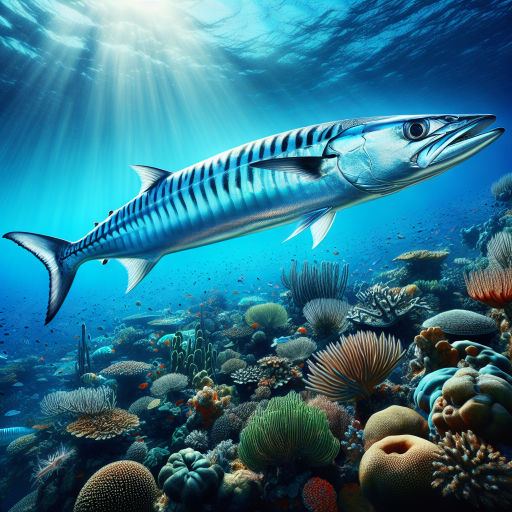
#> input picture data/wpfg/resources/art/units/animals/barracuda/barracuda_portrait.png, 512 x 512 px; its folder holds only this picture in this run
$ python portrait_compose.py ../../../../data/wpfg/resources/art/units/animals/barracuda/barracuda_portrait.png out.png
#> lines starting #> are read from the running program, lines starting #| are printed output that depends on the picture; after the words box and inside, x2 and y2 are one past the last pixel; in counts of white or black regions, pixels touching at a corner belong together
#> in compose, im is the input picture: PIL image 512x512 RGB; mean R, G, B 46.9, 116.8, 138.2
"""Unit portrait (512) and icon (128) in the vanilla look from ONE generated image (owner 2026-10-09: "cheap repeatable
path"; the Korean Seungjang and Seungbyeong portraits).

Input: the unit on flat green (#00FF00, the Gemini route returns JPEG) or on a transparent background, with the area
that should take the player colour (sash, kasaya, emblem) painted flat magenta (#FF00FF).
Output, free and deterministic:
- green keyed out; the magenta area keyed by hue (generators shade it) and made transparent;
- under it, a light grey made from the magenta's own shading: the game MULTIPLIES the player colour into the RGB stored
  under a transparent pixel (pccheck.py), so black there shows a black sash;
- behind the figure the stock backdrop shared by the vanilla unit portraits (per-pixel median of every vanilla 512
  portrait whose corners carry it, smooth fill where figures cover it), cached in the temp folder, never in the repo;
- a halo along the silhouette measured on the vanilla Asian portraits (743 edges: +49 luminance at the outline,
  exponential fall-off 21 px at 512, warm grey).

    python .claude/skills/icon-forge/scripts/portrait_compose.py IN.(jpg|png) OUT_portrait.png [--icon OUT_icon.png]

Known difference to vanilla (owner: "for future"): generated figures carry a crisp light rim line; leave "crisp rim
light" out of the prompt.
"""
import argparse
import io
import os
import sys
import tempfile

import numpy as np
from PIL import Image
from scipy.ndimage import distance_transform_edt, gaussian_filter, label

HERE = os.path.dirname(os.path.abspath(__file__))
sys.path.insert(0, HERE)
sys.path.insert(0, os.path.join(HERE, '..', '..', 'aoe3de-bar-archives', 'scripts'))
from pccheck import region_luma  # noqa: E402

SIZE = 512
LUMA = np.array([0.299, 0.587, 0.114], np.float32)
HALO_PEAK, HALO_TAU, HALO_TINT = 49.0, 21.0, np.array([1.0, 1.0, 0.84], np.float32)
STOCK = ((8, 8, (30, 30, 25)), (10, 256, (33, 33, 29)))          # (x, y, rgb) pixels every stock-backdrop portrait has
CACHE = os.path.join(tempfile.gettempdir(), 'aoe3_portrait_backdrop_v1.png')


def backdrop():
    """512x512 RGB float: the vanilla stock portrait backdrop (built once from the game archives, then cached)."""
    if os.path.isfile(CACHE):
        return np.asarray(Image.open(CACHE).convert('RGB'), np.float32)
    import bartool
    idx = bartool.build_index(bartool.find_game_dir())
    stack = []
    for p, e in idx.items():
        if not (p.startswith('data/wpfg/resources/art/units/') and p.endswith('portrait.png')):
            continue
        try:
            a = np.asarray(Image.open(io.BytesIO(bartool.read_entry(e))).convert('RGB'))
        except Exception:
            continue
        if a.shape[:2] == (SIZE, SIZE) and all(tuple(a[y, x]) == rgb for x, y, rgb in STOCK):
            stack.append(a)
    if len(stack) < 20:
        sys.exit('only %d stock-backdrop portraits found in the archives' % len(stack))
    s = np.stack(stack).astype(np.float32)
    med = np.median(s, 0)
    agree = (np.abs(s - med[None]).max(-1) <= 2).mean(0) > 0.5          # pixels where the portraits agree
    w = agree.astype(np.float32)
    out = med.copy()
    for sig in (8, 16, 32, 64, 128):                                      # fill the figure area from the edges
        den = gaussian_filter(w, sig)[..., None]
        fill = np.dstack([gaussian_filter(med[..., c] * w, sig) for c in range(3)]) / np.maximum(den, 1e-4)
        out = np.where(w[..., None] > 0, med, np.where(den > 0.02, fill, out))
    smooth = np.dstack([gaussian_filter(out[..., c], 40) for c in range(3)])
    edge = gaussian_filter(w, 12)[..., None]
    bd = med * w[..., None] + (smooth * (1 - edge) + med * edge) * (1 - w[..., None])
    Image.fromarray(bd.round().clip(0, 255).astype(np.uint8)).save(CACHE)
    return bd


def cut_out(im):
    """RGBA float 0..1 of the figure: alpha from the image's own alpha, or from greenness when it is opaque."""
    a = np.asarray(im.convert('RGBA'), np.float32) / 255
    if a[..., 3].min() > 0.99:                                            # opaque: green screen
        r, g, b = a[..., 0], a[..., 1], a[..., 2]
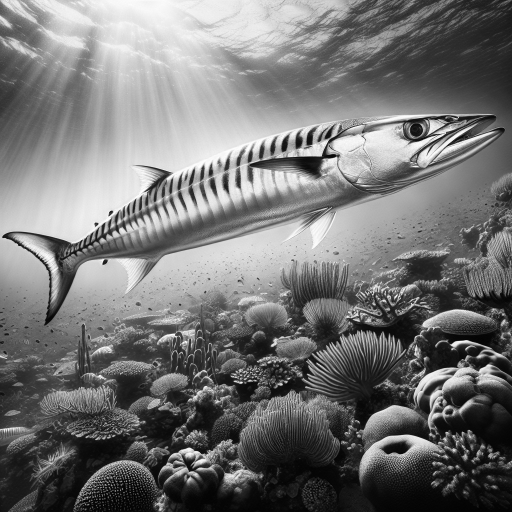
#> g: shape (512, 512) float32; min 0, max 1, mean 0.458
        green = np.clip((g - np.maximum(r, b) - 40 / 255) / (60 / 255), 0, 1)
        a[..., 3] = gaussian_filter(1 - green, 0.7)
#> a: shape (512, 512, 4) float32; mean R, G, B, A 0.184, 0.458, 0.542, 0.999
        spill = g > np.maximum(r, b)
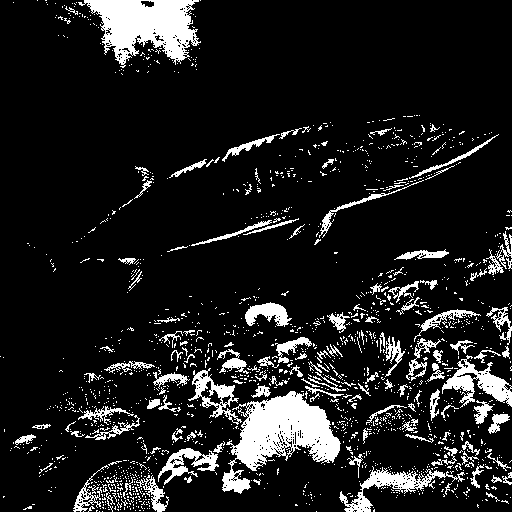
#> spill: shape (512, 512) bool; 12% white; 1591 white regions (1456 under 20 px), largest, box (x1, y1, x2, y2) and area: (222, 391, 341, 494) 5492, (78, 0, 201, 68) 4664, (339, 466, 465, 512) 1402
        a[..., 1] = np.where(spill, np.maximum(r, b) + (g - np.maximum(r, b)) * 0.15, g)
#> a: shape (512, 512, 4) float32; mean R, G, B, A 0.184, 0.455, 0.542, 0.999
    return a


def magenta(rgb):
    """0..1 mask of the flat-magenta player-colour area (hue 285-350, saturated), specks dropped."""
    hsv = np.asarray(Image.fromarray((rgb * 255).astype(np.uint8)).convert('HSV'), np.float32) / 255
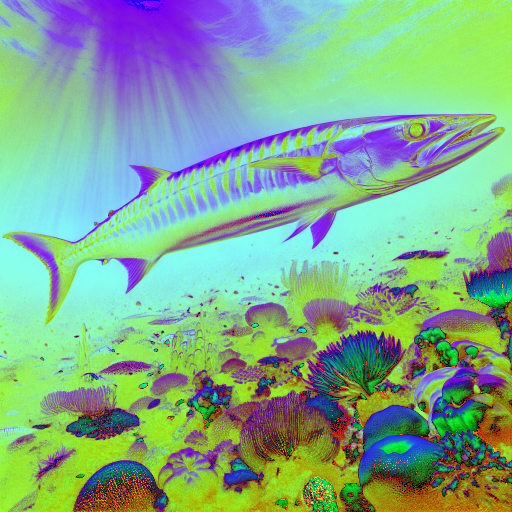
#> hsv: shape (512, 512, 3) float32; mean of channels 0, 1, 2 0.505, 0.672, 0.554; drawn as R, G, B
    hue, sat, val = hsv[..., 0] * 360, hsv[..., 1], hsv[..., 2]
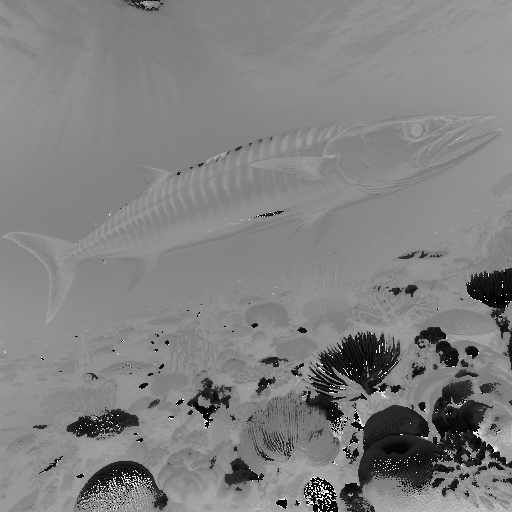
#> hue: shape (512, 512) float32; min 0, max 358.6, mean 181.7; drawn with min black and max white
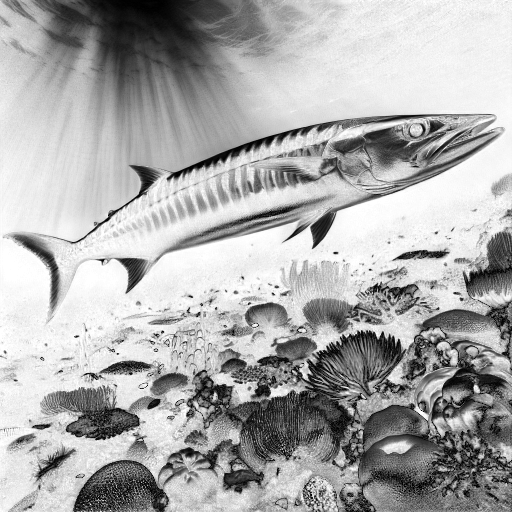
#> sat: shape (512, 512) float32; min 0, max 1, mean 0.672
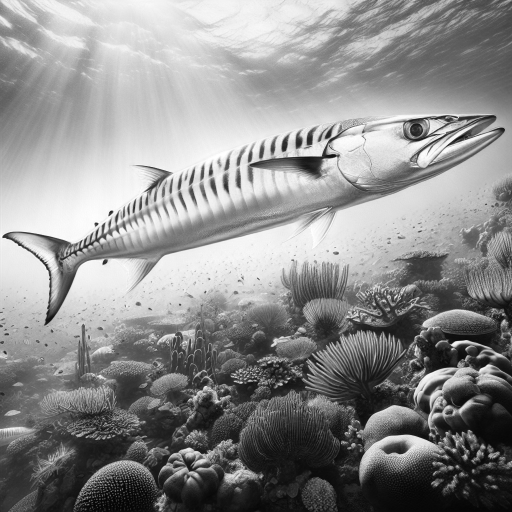
#> val: shape (512, 512) float32; min 0.0118, max 1, mean 0.553
    m = np.clip(np.minimum((hue - 285) / 10, (350 - hue) / 10), 0, 1) * np.clip((sat - .35) / .15, 0, 1) \
        * np.clip((val - .2) / .1, 0, 1)
    m = gaussian_filter(np.maximum(m, np.pad(m, 1, mode='edge')[2:, 1:-1]), 1)
    lab, n = label(m > 0.5)
#> lab: shape (512, 512) int32; every value is 0
#> n = 0
    sizes = np.bincount(lab.ravel())
#> sizes = [262144]
    m[np.isin(lab, [i for i in range(1, n + 1) if sizes[i] < 0.002 * m.size])] = 0
    return np.clip(m, 0, 1)


def compose(src, glow=1.0):
    im = Image.open(src)
    if im.size != (SIZE, SIZE):
        im = im.convert('RGBA').resize((SIZE, SIZE), Image.LANCZOS) if im.mode == 'RGBA' else \
            im.convert('RGB').resize((SIZE, SIZE), Image.LANCZOS)
    f = cut_out(im)
    mag = magenta(f[..., :3])
    hole, rim = mag > 0.5, mag > 0.02
#> hole: shape (512, 512) bool; every value is 0
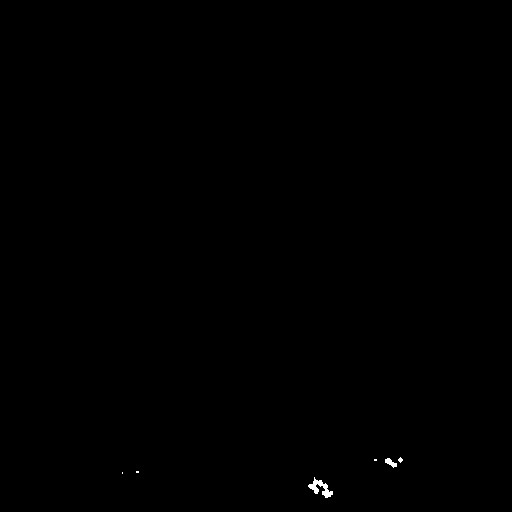
#> rim: shape (512, 512) bool; 0.11% white; 6 white regions (4 under 20 px), largest, box (x1, y1, x2, y2) and area: (308, 477, 333, 498) 203, (385, 458, 397, 468) 62
    if hole.sum() < 0.005 * hole.size:
#> (the run stopped early here; a loop or call above may not have finished)

$ run again, on data/wpfg/resources/art/units/animals/dolphin/dolphin_portrait.png
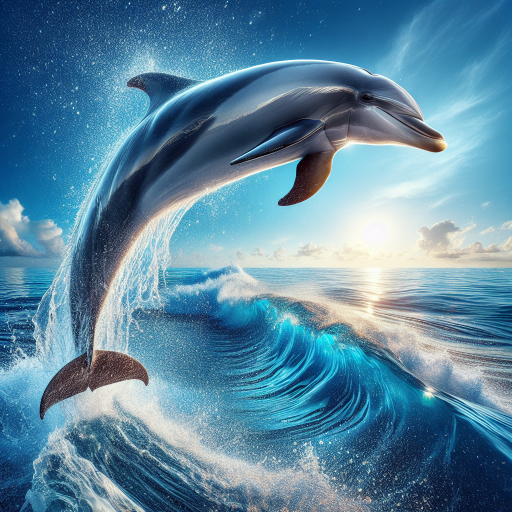
#> input picture data/wpfg/resources/art/units/animals/dolphin/dolphin_portrait.png, 512 x 512 px
#> in compose, im is the input picture: PIL image 512x512 RGB; mean R, G, B 91.9, 135.6, 159.6
#> green: shape (512, 512) float32; every value is 0
#> in cut_out, `spill = g > np.maximum(r, b)`:
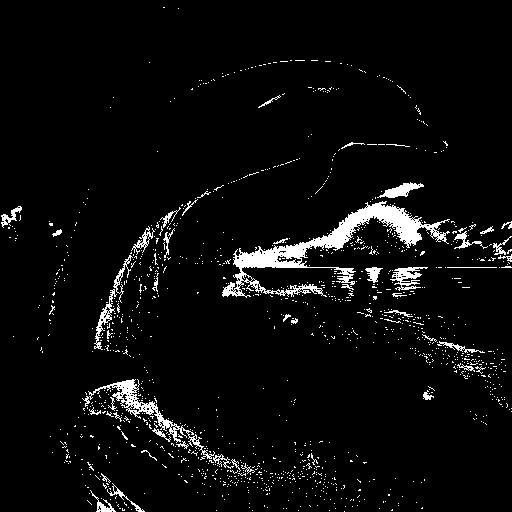
#> spill: shape (512, 512) bool; 4.7% white; 1281 white regions (1231 under 20 px), largest, box (x1, y1, x2, y2) and area: (222, 201, 450, 298) 4497, (82, 379, 215, 460) 1204, (390, 267, 428, 291) 396
#> in magenta, `hue, sat, val = hsv[..., 0] * 360, hsv[..., 1], hsv[..., 2]`:
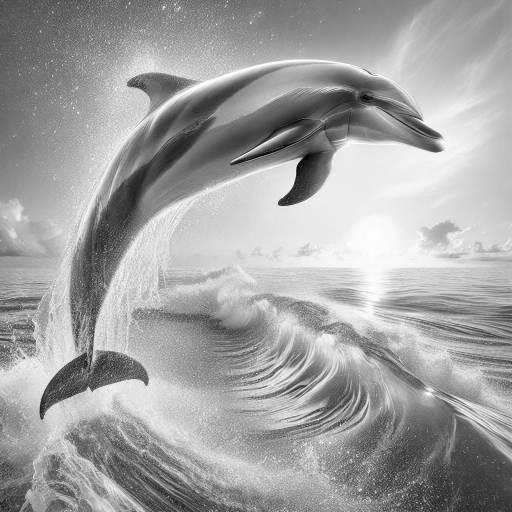
#> val: shape (512, 512) float32; min 0.00392, max 0.996, mean 0.633
#> n = 0
#> sizes = [262144]
#> hole: shape (512, 512) bool; every value is 0
#> rim: shape (512, 512) bool; 0.06% white; 6 white regions (5 under 20 px), largest, box (x1, y1, x2, y2) and area: (287, 187, 302, 206) 124

$ run again, on data/wpfg/resources/art/units/animals/emu/emu_portrait.png
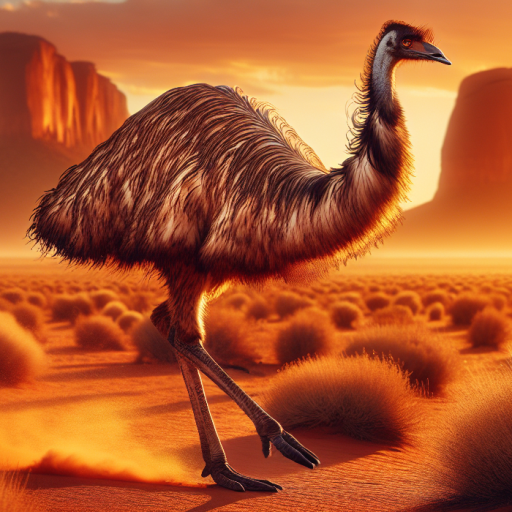
#> input picture data/wpfg/resources/art/units/animals/emu/emu_portrait.png, 512 x 512 px
#> in compose, im is the input picture: PIL image 512x512 RGB; mean R, G, B 174.2, 87.8, 44.6
#> green: shape (512, 512) float32; every value is 0
#> spill: shape (512, 512) bool; 0% white in thin lines or dots, all inside (x1, y1, x2, y2) = (437, 58, 438, 59)
#> in magenta, `hue, sat, val = hsv[..., 0] * 360, hsv[..., 1], hsv[..., 2]`:
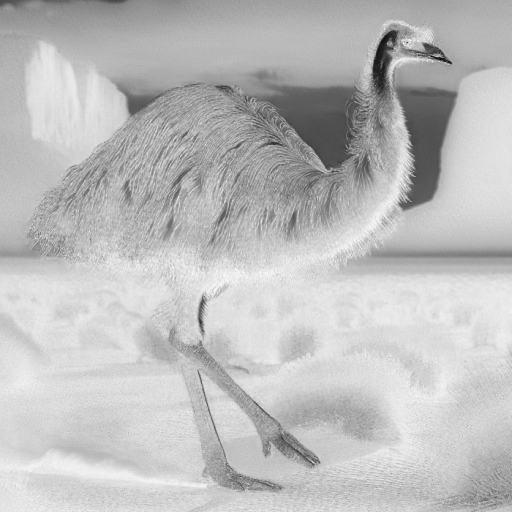
#> sat: shape (512, 512) float32; min 0.00784, max 0.984, mean 0.743
#> n = 0
#> sizes = [262144]
#> hole: shape (512, 512) bool; every value is 0
#> in compose, `hole, rim = mag > 0.5, mag > 0.02`:
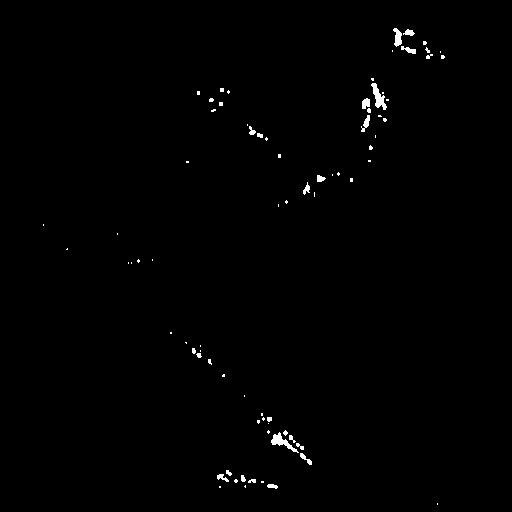
#> rim: shape (512, 512) bool; 0.63% white; 78 white regions (55 under 20 px), largest, box (x1, y1, x2, y2) and area: (371, 83, 387, 110) 187, (271, 432, 299, 453) 182, (393, 28, 402, 47) 109

$ run again, on data/wpfg/resources/art/units/animals/goose/goose_portrait.png
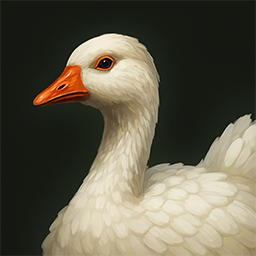
#> input picture data/wpfg/resources/art/units/animals/goose/goose_portrait.png, 256 x 256 px
#> in compose, im is the input picture: PIL image 256x256 RGB; mean R, G, B 98.7, 94, 76.5
#> im: PIL image 512x512 RGB
#> green: shape (512, 512) float32; every value is 0
#> spill: shape (512, 512) bool; 55.8% white; 29 black regions (28 under 20 px), largest, box (x1, y1, x2, y2) and area: (64, 67, 512, 512) 115944
#> in magenta, `hue, sat, val = hsv[..., 0] * 360, hsv[..., 1], hsv[..., 2]`:
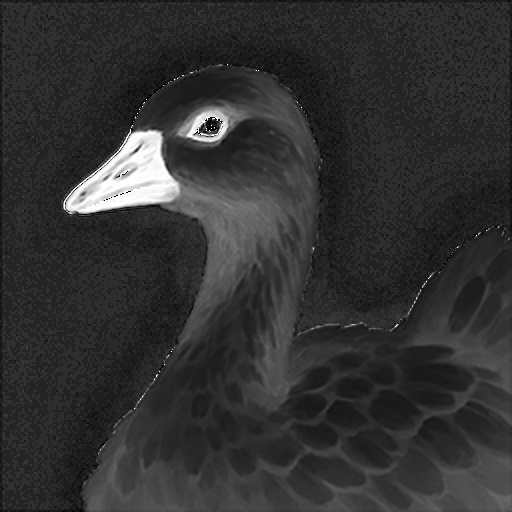
#> sat: shape (512, 512) float32; min 0, max 1, mean 0.195
#> n = 0
#> sizes = [262144]
#> hole: shape (512, 512) bool; every value is 0
